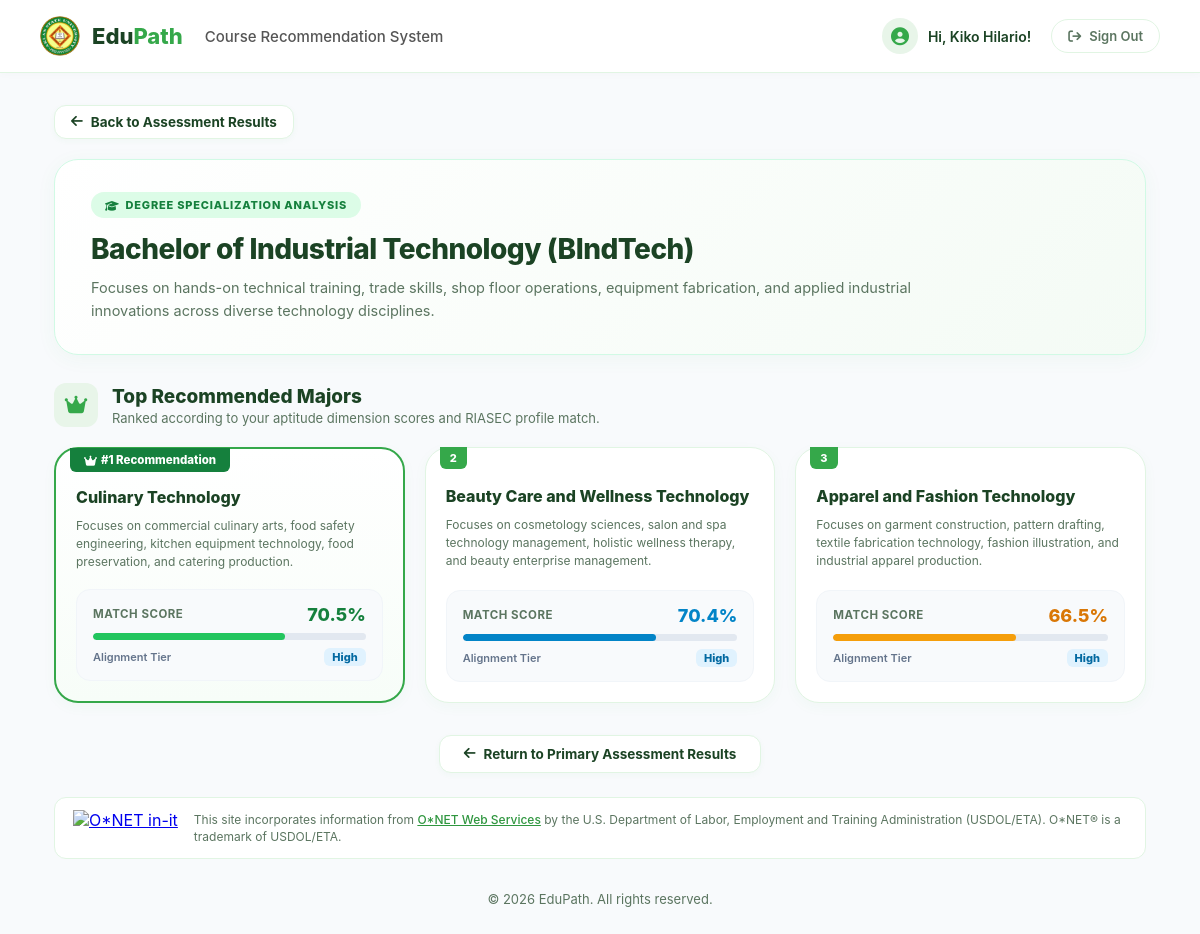
The page /results/majors/9/ (signed in) on the database its author committed.
### assessment/models.py (models this page shows, shortened)
class StudentProfile(models.Model):
    id = models.AutoField(primary_key=True, verbose_name="ID")
    user = models.OneToOneField(
        settings.AUTH_USER_MODEL,
        on_delete=models.CASCADE,
        related_name='student_profile',
        verbose_name="User"
    )
    username = models.CharField(max_length=150, blank=True, null=True, unique=True, verbose_name="Username")
    full_name = models.CharField(max_length=128, blank=True, null=True, verbose_name="Full Name")
    date_of_birth = models.DateField(blank=True, null=True, verbose_name="Date of Birth")
    age = models.PositiveIntegerField(blank=True, null=True, verbose_name="Age")
    sex = models.CharField(max_length=20, blank=True, null=True, verbose_name="Sex")
    gwa = models.DecimalField(
        max_digits=5,
        decimal_places=2,
        blank=True,
        null=True,
        validators=[MinValueValidator(0.00), MaxValueValidator(100.00)],
        verbose_name="General Weighted Average (GWA)"
    )
    security_question = models.CharField(max_length=255, blank=True, null=True, verbose_name="Security Question")
    security_answer = models.CharField(max_length=255, blank=True, null=True, verbose_name="Security Answer")
    last_date_taken = models.DateTimeField(blank=True, null=True, verbose_name="Last Date Taken")
    class Meta:
        verbose_name_plural = "Student Profiles"
        unique_together = ('full_name', 'username')

### customization/models.py (models this page shows, shortened)
class Program(models.Model):
    program_id = models.AutoField(primary_key=True)
    program_name = models.CharField(max_length=255)
    abbreviation = models.CharField(max_length=30, unique=True)
    description = models.TextField()
    min_gwa = models.DecimalField(
        max_digits=5,
        decimal_places=2,
        null=True,
        blank=True,
        verbose_name="Minimum GWA Cutoff",
        help_text="Optional minimum GWA required for admission/recommendation (e.g., 85.00). Students with GWA below this value are disqualified."
    )
    created_at = models.DateTimeField(auto_now_add=True)
    updated_at = models.DateTimeField(auto_now=True)

class Major(models.Model):
    major_id = models.AutoField(primary_key=True)
    program = models.ForeignKey(
        'customization.Program',
        on_delete=models.CASCADE,
        related_name='majors',
        verbose_name="Program"
    )
    name = models.CharField(max_length=255, verbose_name="Major Name")
    description = models.TextField(blank=True, null=True, verbose_name="Description")
    created_at = models.DateTimeField(auto_now_add=True)
    updated_at = models.DateTimeField(auto_now=True)
    class Meta:
        verbose_name = "Major"
        verbose_name_plural = "Majors"
        ordering = ['program', 'name']

class ScoreInterpretation(models.Model):
    TIER_CHOICES = [(tier[0], tier[0]) for tier in DEFAULT_SCORE_TIERS]
    id = models.AutoField(primary_key=True, verbose_name="ID")
    label = models.CharField(max_length=50, unique=True, choices=TIER_CHOICES, verbose_name="Label")
    min_score = models.DecimalField(max_digits=5, decimal_places=2, verbose_name="Minimum Score")
    max_score = models.DecimalField(max_digits=5, decimal_places=2, verbose_name="Maximum Score")
    class Meta:
        verbose_name = "Score Interpretation Config"
        verbose_name_plural = "Score Interpretation Config"

### assessment/views.py (the view)
# urls.py: path('results/majors/<int:program_id>/', views.major_recommendations, name='major_recommendations'),
@login_required(login_url='signin')
def major_recommendations(request, program_id):
    student_profile = getattr(request.user, 'student_profile', None)
    if not student_profile:
        return redirect('dashboard')
    assessment_result = getattr(student_profile, 'assessment_result', None)
    if not assessment_result:
        assessment_result = calculate_and_save_assessment_results(student_profile)
    program = get_object_or_404(Program, pk=program_id)
    if not program.majors.exists():
        return redirect('result')
    aptitude_scores = {
        'numerical_score': assessment_result.numerical_score,
        'logical_score': assessment_result.logical_score,
        'problem_solving_score': assessment_result.problem_solving_score,
        'spatial_score': assessment_result.spatial_score,
        'technical_score': assessment_result.technical_score,
        'verbal_score': assessment_result.verbal_score,
    }
    riasec_scores = {
        'r_score': assessment_result.r_score,
        'i_score': assessment_result.i_score,
        'a_score': assessment_result.a_score,
        's_score': assessment_result.s_score,
        'e_score': assessment_result.e_score,
        'c_score': assessment_result.c_score,
        'riasec_code': assessment_result.riasec_code,
    }
    major_analysis = calculate_major_recommendations(
        student_profile=student_profile,
        program=program,
        aptitude_scores=aptitude_scores,
        riasec_scores=riasec_scores,
    )
    return render(request, 'assessment/major_result.html', {
        'program': program,
        'result': assessment_result,
        'top_majors': major_analysis['top_majors'],
        'all_majors': major_analysis['all_majors'],
    })

### assessment/services.py (called while the page is built, shortened)
def lookup_score_interpretation(score_percentage):
    from customization.models import ScoreInterpretation
    try:
        tiers = ScoreInterpretation.objects.all()
        for tier in tiers:
            if float(tier.min_score) <= float(score_percentage) <= float(tier.max_score):
                return tier.label
    except Exception:
        pass

### templates/assessment/major_result.html (shortened to what this page needs)
{% extends 'assessment/base.html' %}
{% load static %}
{% block css %}
  <link rel="stylesheet" href="{% static 'css/major-result.css' %}">
{% endblock %}
{% block content %}
    <div class="back-nav">
      <a href="{% url 'result' %}" class="back-link">
        <i class="fa-solid fa-arrow-left"></i> Back to Assessment Results
      </a>
    </div>
    <section class="major-hero-card">
      <div class="major-badge">
        <i class="fa-solid fa-graduation-cap"></i> Degree Specialization Analysis
      </div>
      <h1 class="major-hero-title">
        {{ program.program_name }} {% if program.abbreviation %}({{ program.abbreviation }}){% endif %}
      </h1>
      <p class="major-hero-desc">
        {{ program.description|default:"Explore recommended specializations and majors aligned with your cognitive aptitudes and personal career preferences." }}
      </p>
    </section>
    <section>
      <div class="section-header-wrap">
        <div class="section-title-group">
          <div class="section-icon-box">
            <i class="fa-solid fa-crown"></i>
          </div>
          <div>
            <h3>Top Recommended Majors</h3>
            <p>Ranked according to your aptitude dimension scores and RIASEC profile match.</p>
          </div>
        </div>
      </div>
      <div class="majors-grid">
        {% for item in top_majors %}
        <div class="major-card {% if item.rank == 1 %}rank-1-card featured-card{% endif %}">
          {% if item.rank == 1 %}
            <div class="rank-tag tag-featured"><i class="fa-solid fa-crown"></i> #1 Recommendation</div>
          {% elif item.rank == 2 %}
            <div class="rank-tag tag-2">2</div>
          {% elif item.rank == 3 %}
            <div class="rank-tag tag-3">3</div>
          {% else %}
            <div class="rank-tag tag-other">{{ item.rank }}</div>
          {% endif %}
          <div class="major-card-body">
            <h4 class="major-name">{{ item.major.name }}</h4>
            <p class="major-description">{{ item.major.description|default:"Specialized major curriculum aligned with your assessed skill strengths and interests." }}</p>
          </div>
          <div class="major-match-box">
            <div class="match-stats-row">
              <span class="match-label">Match Score</span>
              <span class="match-pct {% if item.rank == 1 %}pct-green{% elif item.rank == 2 %}pct-blue{% else %}pct-yellow{% endif %}">
                {{ item.match_score }}%
              </span>
            </div>
            <div class="match-bar-track">
              <div class="match-bar-fill {% if item.rank == 1 %}fill-green{% elif item.rank == 2 %}fill-blue{% else %}fill-yellow{% endif %}" style="width: {{ item.match_score }}%;"></div>
            </div>
            <div class="alignment-tag-row">
              <span style="font-size: 11px; color: #64748b; font-weight: 600;">Alignment Tier</span>
              <span class="alignment-tier-badge {% if item.alignment_level == 'Very High' %}tier-very-high{% elif item.alignment_level == 'High' %}tier-high{% elif item.alignment_level == 'Moderate' %}tier-moderate{% else %}tier-low{% endif %}">
                {{ item.alignment_level }}
              </span>
            </div>
          </div>
        </div>
        {% empty %}
        <p style="color: #64748b; font-style: italic;">No majors currently registered for this program.</p>
        {% endfor %}
      </div>
    </section>
    <div style="margin-top: 28px; text-align: center;">
      <a href="{% url 'result' %}" class="back-link" style="display: inline-flex; padding: 10px 24px;">
        <i class="fa-solid fa-arrow-left"></i> Return to Primary Assessment Results
      </a>
    </div>
{% endblock %}

### templates/assessment/base.html (shortened to what this page needs)
{% load static %}
<!DOCTYPE html>
<html lang="en">
<head>
    <link rel="stylesheet" href="https://cdnjs.cloudflare.com/ajax/libs/font-awesome/6.4.0/css/all.min.css">
    <link rel="stylesheet" href="{% static 'css/common.css' %}">
    <link rel="stylesheet" href="{% static 'css/assessment.css' %}">
    {% block css %}{% endblock %}
</head>
<body>
    <header class="header">
        <a href="{% url 'dashboard' %}" class="brand" style="text-decoration: none;">
            <img src="{% static 'img/asu-logo.jpg' %}" alt="EduPath Logo" class="logo">
            <span class="brand-name">Edu<span class="text-bold" style="color: #35a84a;">Path</span></span>
            <span style="color: #555; font-size: 15px; margin-left: 10px; font-weight: 500;">Course Recommendation System</span>
        </a>
        <div class="header-actions">
            <div class="student-profile">
                <div class="avatar"><i class="fa-solid fa-circle-user"></i></div>
                <span>Hi, {{ student_name|default:user.student_profile.full_name|default:user.first_name|default:user.username|default:"Student"|title }}!</span>
            </div>
            <button class="sign-out" onclick="window.location.href='{% url 'signout' %}'">
                <i class="fa-solid fa-arrow-right-from-bracket"></i>
                <span>Sign Out</span>
            </button>
        </div>
    </header>
    <main class="container">
        {% block body %}
        {% block content %}{% endblock %}
        {% endblock %}
        <section class="credit-banner">
            <div class="credit-icon-box">
                <a href="https://services.onetcenter.org/" target="_blank" rel="noopener noreferrer" title="This site incorporates information from O*NET Web Services. Click to learn more."><img src="https://www.onetcenter.org/image/link/onet-in-it.svg" alt="O*NET in-it"></a>
            </div>
            <div class="credit-text">
                This site incorporates information from <a href="https://services.onetcenter.org/">O*NET Web Services</a> by the U.S. Department of Labor, Employment and Training Administration (USDOL/ETA). O*NET&reg; is a trademark of USDOL/ETA.
            </div>
        </section>
        <footer>
            <p>© 2026 EduPath. All rights reserved.</p>
        </footer>
    </main>
</body>
</html>

### static/css/common.css (style rules this page uses)
:root { --primary: #35a84a; --primary-dark: #2f963f; --navy-900: #1b4324; --navy-700: #2a5a35; --background: #f8fafc; --white: #ffffff; --text-muted: #5b7560; --text-main: #243048; --border-color: #e1f5e3; --card-bg: #ffffff; --radius-sm: 8px; --radius-md: 12px; --radius-lg: 16px; --radius-xl: 24px; --shadow-subtle: 0 4px 16px rgba(53, 168, 74, 0.04); }
* { margin: 0; padding: 0; box-sizing: border-box; font-family: 'Inter', system-ui, -apple-system, sans-serif; }
body { background-color: var(--background); color: var(--text-main); min-height: 100vh; }
.header { background: var(--white); border-bottom: 1px solid var(--border-color); padding: 16px 40px; display: flex; align-items: center; justify-content: space-between; position: sticky; top: 0; z-index: 100; box-shadow: 0 2px 8px rgba(0, 0, 0, 0.02); }
.brand { display: flex; align-items: center; gap: 12px; text-decoration: none; }
.brand .logo { width: 40px; height: 40px; object-fit: cover; border-radius: 50%; }
.brand-name { font-size: 22px; font-weight: 800; color: var(--navy-900); }
.brand-name .text-bold { color: var(--primary); }
.header-actions { display: flex; align-items: center; gap: 20px; }
.student-profile { display: flex; align-items: center; gap: 10px; font-weight: 600; font-size: 14px; color: var(--navy-900); }
.student-profile .avatar { width: 36px; height: 36px; border-radius: 50%; background: #e8f5e9; color: var(--primary); display: flex; align-items: center; justify-content: center; font-size: 18px; }
.sign-out { background: none; border: 1px solid var(--border-color); color: var(--text-muted); padding: 8px 16px; border-radius: 999px; font-size: 13px; font-weight: 600; cursor: pointer; display: flex; align-items: center; gap: 8px; transition: all 0.2s ease; }
.container { max-width: 1140px; margin: 0 auto; padding: 32px 24px; }
footer { text-align: center; padding: 32px 0 16px; color: var(--text-muted); font-size: 13px; }
.back-nav { display: flex; align-items: center; justify-content: space-between; gap: 12px; margin-bottom: 20px; }
.back-link { display: inline-flex; align-items: center; gap: 8px; color: var(--text-muted); text-decoration: none; font-size: 13.5px; font-weight: 600; transition: color 0.2s ease; }
.credit-banner { display: flex; align-items: center; gap: 16px; background: var(--white); border: 1px solid var(--border-color); border-radius: var(--radius-md); padding: 12px 18px; margin-top: 24px; margin-bottom: 0px; }
.credit-icon-box { flex-shrink: 0; display: flex; align-items: center; justify-content: center; }
.credit-icon-box img { height: 36px; width: auto; max-width: 110px; object-fit: contain; display: block; }
.credit-text { font-size: 12px; line-height: 1.45; color: var(--text-muted); }
.credit-text a { color: var(--primary-dark); text-decoration: underline; font-weight: 500; }

### static/css/assessment.css (style rules this page uses)
.back-nav { display: flex; align-items: center; justify-content: space-between; gap: 12px; margin-bottom: 24px; }
.back-link { display: inline-flex; align-items: center; gap: 8px; color: var(--muted); font-size: 14px; font-weight: 600; text-decoration: none; transition: color 0.2s ease, transform 0.2s ease; }

### rows shown on the page
Program: program_name "Bachelor of Industrial Technology", abbreviation "BIndTech", description "Focuses on hands-on technical training, trade skills, shop floor operations, equipment fabrication, and applied industrial innovations across diverse technology disciplines."
Major: shows "#1 Recommendation", major.name "Culinary Technology", major.description "Focuses on commercial culinary arts, food safety engineering, kitchen equipment technology, food preservation, and catering production.", match_score "70.5", alignment_level "High"
Major: shows "2", major.name "Beauty Care and Wellness Technology", major.description "Focuses on cosmetology sciences, salon and spa technology management, holistic wellness therapy, and beauty enterprise management.", match_score "70.4", alignment_level "High"
Major: shows "3", major.name "Apparel and Fashion Technology", major.description "Focuses on garment construction, pattern drafting, textile fabrication technology, fashion illustration, and industrial apparel production.", match_score "66.5", alignment_level "High"
